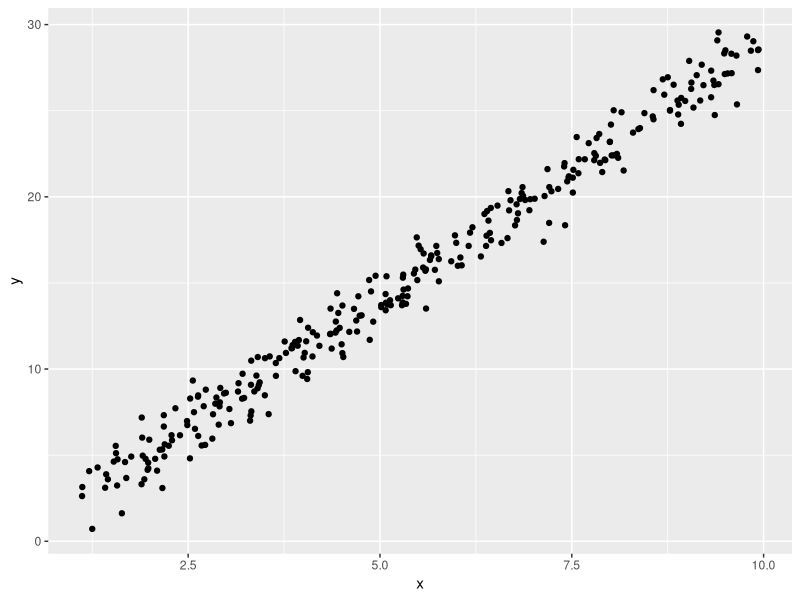
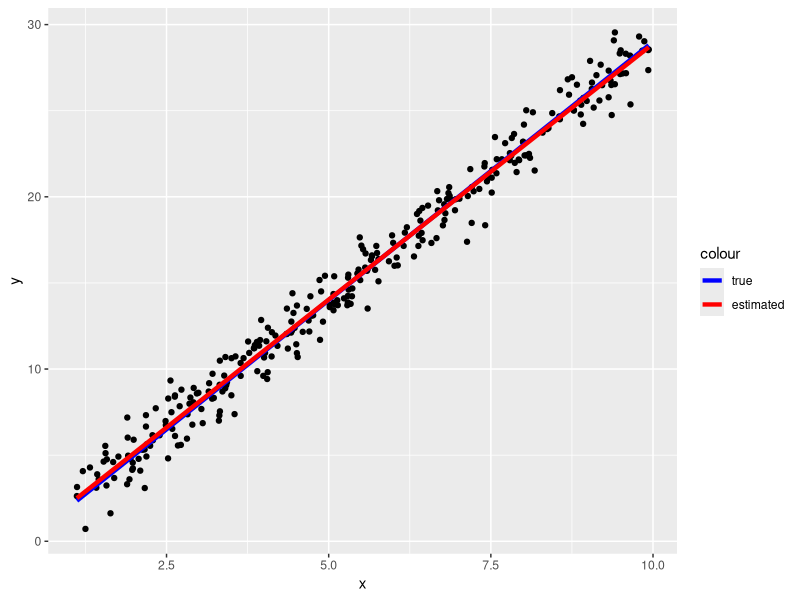

These figures' R source, in order:
## ---- chunk 1
knitr::opts_chunk$set(echo = TRUE)
## ---- chunk 2
library(ggplot2)
library(dplyr)

n = 300
set.seed(1)
x = runif(n,min = 1,max = 10)
y = -1 + 3 * x + rnorm(n, 0, 1)

ggplot() + geom_point(aes(x, y))
## ---- chunk 3
X = cbind(1, x)
(beta = solve(t(X) %*% X) %*% t(X) %*% y)

ggplot() + geom_point(aes(x, y)) + 
  geom_line(aes(x, -1 + 3 * x, color = 'true'), lwd = 1.5) + 
  geom_line(aes(x, X %*% beta, color = 'estimated'),
            lwd = 1.5) + 
  scale_color_manual(breaks = c('true','estimated'),
                      values = c('blue', 'red'))

# R built-in function 
lm(y~x)$coefficients

